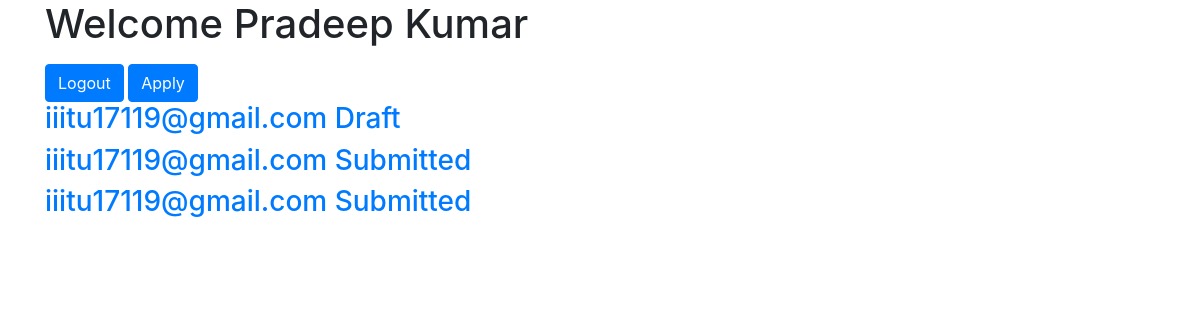
The page /phdfellows/ (signed in) on the database its author committed.
### phdfellows/models.py (models this page shows, shortened)
class Application(models.Model):
    user = models.ForeignKey(User,on_delete=models.DO_NOTHING)
    category_choices = [
        ('','Select'),
        ('SC','SC'),
        ('OBC','OBC'),
        ('ST','ST'),
        ('EWS','EWS'),
        ('General','General'),
    ]
    category = models.CharField(choices=category_choices, default='Select',max_length=10)
    having_disability = models.BooleanField("Disabled",default=False)
    research_area_choices = [
        ('','Select'),
        ('Machine Learning','Machine Learning'),
        ('Cloud Computing','Cloud Computing'),
        ('Airtifial Intelligence','Airtifial Intelligence'),
        ('Software Development','Software Development'),
        ('Cryptography','Cryptography'),
    ]
    research_area = models.CharField(default='Select',choices=research_area_choices,max_length=50)
    applying_for_list = [
        ('','Select'),
        ('PhD','PhD'),
        ('MS','MS'),
    ]
    applying_for = models.CharField(choices=applying_for_list,default='Select',max_length=5)
    enrollment_type_list = [
        ('','Select'),
        ('Full time','Full time'),
        ('Part time','Part time'),
    ]
    enrollment_type = models.CharField(default='Select',choices=enrollment_type_list,max_length=50)
    first_name = models.CharField(max_length=200)
    last_name = models.CharField(max_length=200)
    email = models.EmailField(max_length=200)
    date_of_birth = models.CharField("Date of Birth",null=True,max_length=10)
    married = models.BooleanField(default=False)
    gender_list = [
        ('','Select'),
        ('Male','Male'),
        ('Female','Female'),
        ('Other','Other'),
    ]
    gender = models.CharField(default='Select',choices=gender_list,max_length=20)
    phone_no = models.CharField("Phone Number(With Country Code)",max_length=13)
    address = models.TextField()
    state = models.CharField(max_length=40)
    city = models.CharField(max_length=50)
    pin_code = models.CharField(validators=[RegexValidator(regex='^.{6}$',message='Length has to be 6', code='nomatch')],max_length=6)
    score_in_ug = models.FloatField("Score in UG",default=None ,null=True)
    scale_score_list = [
        ('','Select'),
        ('0-5 CGPA','0-5 CGPA',),
        ('0-10 CGPA','0-10 CGPA',),
        ('0-100%','0-100%',),
    ]
    scale_of_score_ug = models.CharField("Scale of Score",default='Select',choices=scale_score_list,max_length=20)
    ug_discipline_list = [
        ('','Select'),
        ('CSE','CSE'),
        ('EE','EE'),
        ('ME','ME'),
        ('ECE','ECE'),
        ('CE','CE'),
    ]
    ug_discipline = models.CharField("UG Discipline",default='Select',choices=ug_discipline_list,max_length=20)
    ug_college_or_university = models.CharField('UG College/University',max_length=200)
    pg_passed_or_expected_to_pass_in_year = models.IntegerField("PG Passed Year or Expected to Pass in Year",validators=[RegexValidator(regex='^.{4}$',message='Length has to be 4',code='nomatch')],default=None ,null=True)
    score_in_pg = models.FloatField("Score in PG", default=None ,null=True)
    scale_of_score_pg = models.CharField("Scale of Score",default='Select',choices=scale_score_list, max_length=20)
    pg_discipline = models.CharField("PG Discipline",default='Select',choices=ug_discipline_list,max_length=50)
    pg_college_or_university = models.CharField('PG College/University', max_length=200)
    qualifying_examination_list = [
        ('','Select'),
        ("GATE","GATE"),
        ("NET","NET"),
    ]
    qualifying_examination = models.CharField(default='Select',choices=qualifying_examination_list,max_length=20)
    branch_code_for_qualifying_exam = models.CharField(default='Select',choices=ug_discipline_list, max_length=10)
    qualifying_exam_score_valid_upto = models.IntegerField(validators=[RegexValidator(regex='^.{4}$',message='Length has to be 4', code='nomatch')],default=None ,null=True)
    all_india_rank_in_qualifying_exam = models.IntegerField("All India rank in Qualifying Exam",default=None ,null=True)
    score_in_qualifying_exam = models.FloatField(default=None ,null=True)
    work_experience_in_year = models.CharField("Work Experpience(in years)",max_length=3)
    type_of_work_list = [
        ('','Select'),
        ('Teaching','Teaching'),
        ('IT Industry','IT Industry'),
        ('Research Organisation','Research Organisation'),
        ('Other','Other'),
    ]
    type_of_work = models.CharField(default='Select',choices=type_of_work_list,max_length=50)
    no_of_peer_reviewed_publications = models.IntegerField(default=None ,null=True)
    no_of_patents_granted = models.IntegerField(default=None ,null=True)
    guide_preference_1 = models.CharField(max_length=200)
    guide_preference_2 = models.CharField(max_length=200)
    guide_preference_3 = models.CharField(max_length=200)
    status_list = [
        ('Draft','Draft'),
        ('Submitted','Submitted'),
        ('Shortlisted for Test','Shortlisted for Test'),
        ('Shortlisted for Interview','Shortlisted for Interview'),
        ('Selected','Selected'),
        ('Rejected','Rejected'),
    ]
    current_status = models.CharField(default='Draft',choices=status_list,max_length=30)
    previous_status = models.CharField(max_length=30)
    submitted_at = models.DateField(auto_now=True)
    application_no = models.IntegerField(unique=True,default=None ,null=True)

### phdfellows/views.py (the view)
# urls.py: path('',views.HomePage.as_view(), name='faculty_home'),
class HomePage(LoginRequiredMixin,ListView):
    login_url = 'home'
    model = PhdFellows
    template_name = 'phdfellows/homepage.html'
    context_object_name = 'applications'
    def get_queryset(self):
        return Application.objects.filter(email=self.request.user.email)

### phdfellows/templates/phdfellows/homepage.html (shortened to what this page needs)
{% extends 'base.html' %}
{% load bootstrap4 %
{% block body %}
  {% if user.is_authenticated %}
  <div class="container">
    <h1>Welcome  {{user.first_name}} {{user.last_name}}</h1>
    <a href="{% url 'phdfellows:logout' %}" class="btn btn-primary">Logout</a>
    <a href="{% url 'phdfellows:application' %}" class="btn btn-primary">Apply</a>
  </div>
  <div class="container">
      {% for application in applications %}
        {% ifequal application.current_status "Draft" %}
          <h3><a href="{% url 'phdfellows:update' pk=application.pk %}">{{application.email }} {{application.current_status}}</a></h3>
        {% else %}
          <h3><a href="{% url 'phdfellows:application_detail' pk=application.pk %}">{{application.email }} {{application.current_status}}</a></h3>
        {% endifequal %}
      {% endfor %}
  </div>
  {% endif %}

### rows shown on the page
Application: email "iiitu17119@gmail.com", current_status "Draft"
Application: email "iiitu17119@gmail.com", current_status "Submitted"
Application: email "iiitu17119@gmail.com", current_status "Submitted"

### other values the page prints
{{ user.first_name }} "Pradeep"
{{ user.last_name }} "Kumar"
